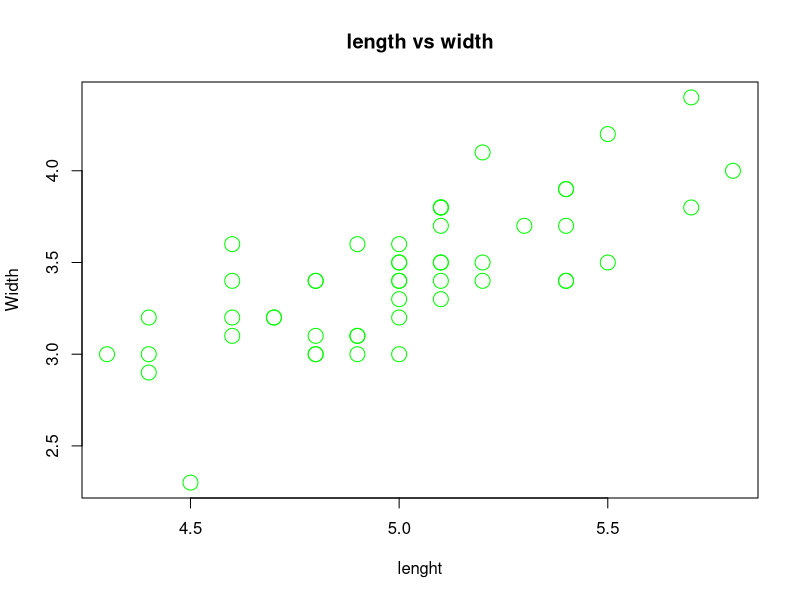
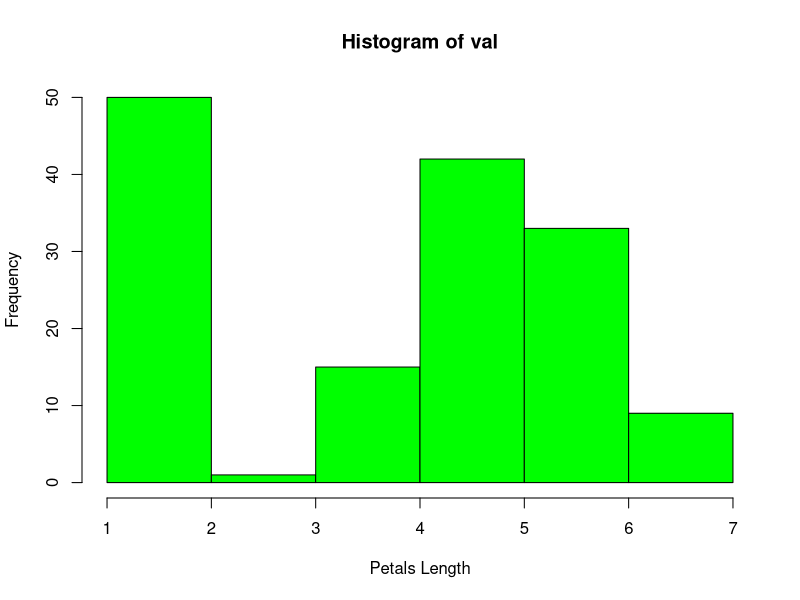
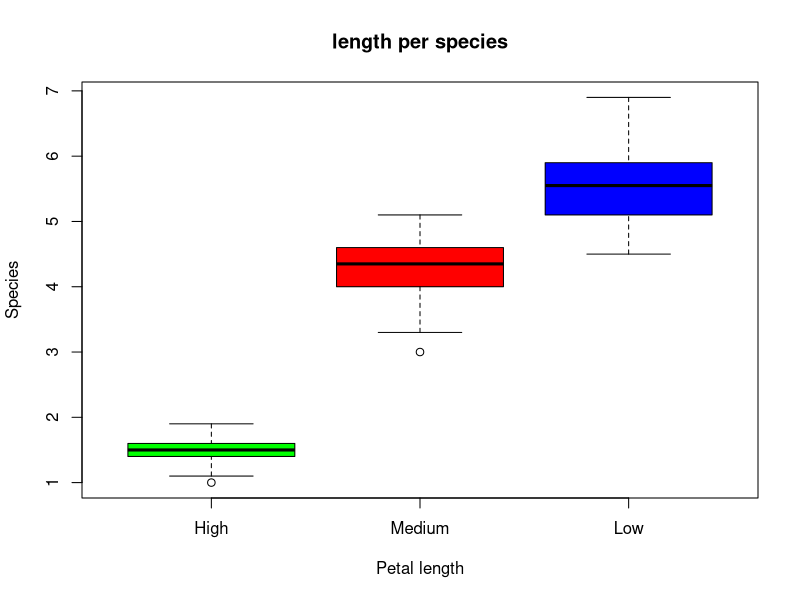

Generate these figures, in order, with R:
# Q6. Load the built-in iris dataset and\
#write the R commands/script for the following:

# a. Display the summary statistics for all the variables in the dataset.
# b. Plot a scatter plot for Sepal length and Sepal width for the species
#“setosa”.
# c. Annotate the above graph (a) with appropriate X-axis, Y-axis labels 
#and Main title. d. Plot a histogram for the variable Petal.length.
# e. Create a boxplot for Petal width of Species=versicolor.


library(datasets)


View(iris)
#a

summary(iris)

# b. Plot a scatter plot for Sepal length and Sepal width for the species
#“setosa”.

x<-iris$Sepal.Length[iris$Species=='setosa']
y<-iris$Sepal.Width[iris$Species=='setosa']
x
y
length(x)
length(y)
plot(x,y,main="length vs width", xlab="lenght",
     ylab="Width", col="green", cex=2)


# c. Annotate the above graph (a) with appropriate X-axis, Y-axis labels 
#and Main title. 




#d. Plot a histogram for the variable Petal.length.
val<-iris$Petal.Length
val

hist(val, xlab = "Petals Length", col = "green",
     border = "black",breaks = 7)   



# e. Create a boxplot for Petal width of Species=versicolor.
boxplot(Petal.Length~Species, data = iris,
        xlab = "Petal length",
        ylab = "Species",
        main = "length per species",
        varwidth = TRUE,
        col = c("green", "red", "blue"),
        names = c("High", "Medium", "Low")
)
